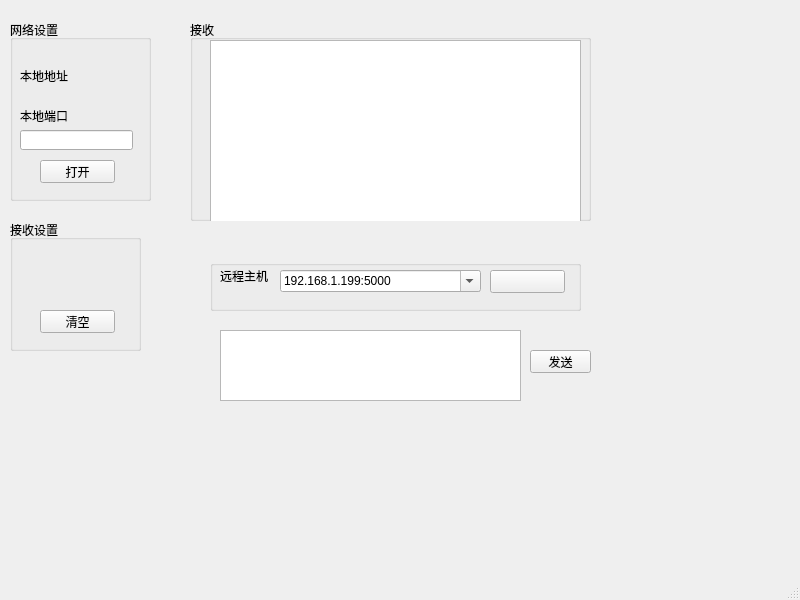
<?xml version="1.0" encoding="UTF-8"?>
<ui version="4.0">
 <class>NetAssist</class>
 <widget class="QMainWindow" name="NetAssist">
  <property name="geometry">
   <rect>
    <x>0</x>
    <y>0</y>
    <width>800</width>
    <height>600</height>
   </rect>
  </property>
  <property name="windowTitle">
   <string>MainWindow</string>
  </property>
  <widget class="QWidget" name="centralwidget">
   <widget class="QGroupBox" name="gbNetSet">
    <property name="geometry">
     <rect>
      <x>10</x>
      <y>20</y>
      <width>141</width>
      <height>181</height>
     </rect>
    </property>
    <property name="styleSheet">
     <string notr="true"/>
    </property>
    <property name="title">
     <string>网络设置</string>
    </property>
    <widget class="QLabel" name="label">
     <property name="geometry">
      <rect>
       <x>10</x>
       <y>50</y>
       <width>54</width>
       <height>12</height>
      </rect>
     </property>
     <property name="text">
      <string>本地地址</string>
     </property>
    </widget>
    <widget class="QLabel" name="label_2">
     <property name="geometry">
      <rect>
       <x>10</x>
       <y>90</y>
       <width>54</width>
       <height>12</height>
      </rect>
     </property>
     <property name="text">
      <string>本地端口</string>
     </property>
    </widget>
    <widget class="QLineEdit" name="lport">
     <property name="geometry">
      <rect>
       <x>10</x>
       <y>110</y>
       <width>113</width>
       <height>20</height>
      </rect>
     </property>
     <property name="maxLength">
      <number>5</number>
     </property>
    </widget>
    <widget class="QPushButton" name="open">
     <property name="geometry">
      <rect>
       <x>30</x>
       <y>140</y>
       <width>75</width>
       <height>23</height>
      </rect>
     </property>
     <property name="text">
      <string>打开</string>
     </property>
    </widget>
   </widget>
   <widget class="QGroupBox" name="groupBox_2">
    <property name="geometry">
     <rect>
      <x>190</x>
      <y>20</y>
      <width>401</width>
      <height>201</height>
     </rect>
    </property>
    <property name="title">
     <string>接收</string>
    </property>
    <widget class="QPlainTextEdit" name="display">
     <property name="geometry">
      <rect>
       <x>20</x>
       <y>20</y>
       <width>371</width>
       <height>371</height>
      </rect>
     </property>
    </widget>
   </widget>
   <widget class="QGroupBox" name="groupBox">
    <property name="geometry">
     <rect>
      <x>10</x>
      <y>220</y>
      <width>131</width>
      <height>131</height>
     </rect>
    </property>
    <property name="title">
     <string>接收设置</string>
    </property>
    <widget class="QPushButton" name="rcvclear">
     <property name="geometry">
      <rect>
       <x>30</x>
       <y>90</y>
       <width>75</width>
       <height>23</height>
      </rect>
     </property>
     <property name="text">
      <string>清空</string>
     </property>
    </widget>
   </widget>
   <widget class="QGroupBox" name="gbremote">
    <property name="geometry">
     <rect>
      <x>210</x>
      <y>260</y>
      <width>371</width>
      <height>51</height>
     </rect>
    </property>
    <property name="title">
     <string/>
    </property>
    <widget class="QLabel" name="label_3">
     <property name="geometry">
      <rect>
       <x>10</x>
       <y>10</y>
       <width>48</width>
       <height>12</height>
      </rect>
     </property>
     <property name="text">
      <string>远程主机</string>
     </property>
    </widget>
    <widget class="QComboBox" name="cbrip">
     <property name="geometry">
      <rect>
       <x>70</x>
       <y>10</y>
       <width>201</width>
       <height>22</height>
      </rect>
     </property>
     <property name="editable">
      <bool>true</bool>
     </property>
     <item>
      <property name="text">
       <string>192.168.1.199:5000</string>
      </property>
     </item>
    </widget>
    <widget class="QPushButton" name="discon">
     <property name="geometry">
      <rect>
       <x>280</x>
       <y>10</y>
       <width>75</width>
       <height>23</height>
      </rect>
     </property>
     <property name="text">
      <string/>
     </property>
    </widget>
   </widget>
   <widget class="QPlainTextEdit" name="pesend">
    <property name="geometry">
     <rect>
      <x>220</x>
      <y>330</y>
      <width>301</width>
      <height>71</height>
     </rect>
    </property>
   </widget>
   <widget class="QPushButton" name="btsend">
    <property name="geometry">
     <rect>
      <x>530</x>
      <y>350</y>
      <width>61</width>
      <height>23</height>
     </rect>
    </property>
    <property name="text">
     <string>发送</string>
    </property>
   </widget>
  </widget>
  <widget class="QMenuBar" name="menubar">
   <property name="geometry">
    <rect>
     <x>0</x>
     <y>0</y>
     <width>800</width>
     <height>23</height>
    </rect>
   </property>
  </widget>
  <widget class="QStatusBar" name="statusbar"/>
 </widget>
 <resources/>
 <connections/>
</ui>
